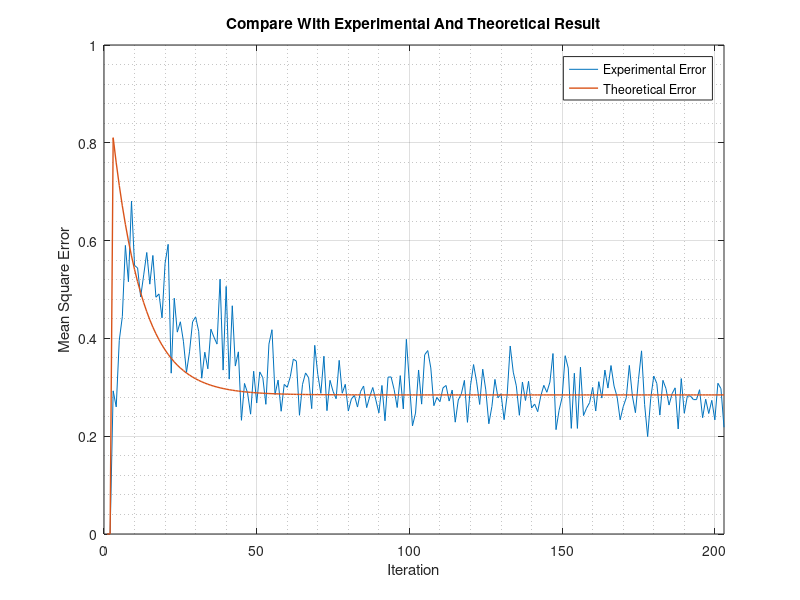

Here is the MATLAB script that generated this plot:
function function_6_17
% 6880 
% Zeyu Liu
% 2/18/2020
% Adaptive filter theory 5 edition 

% 6.17
% (a)
N=10000; % An enough big numbers of iteratrue will get better value
NV=10; % guess a initial number of noise variance
SDV=sqrt(NV);
u=zeros(N+3,1); 
a1=0.1; % AR parameter
a2=-0.8;
Tolerance=0.001; % the maximal acceptable error
MaxCycle=300; % The maximum updating cycle
error=Tolerance+1; % an initial error larger then the tolerance
mu=0.01; % like LMS learning parameter
k=1; % itialized number of cycles completed
while(abs(error)>Tolerance && k<MaxCycle)
    SDV=sqrt(NV);   
    for n=3:(N+3)
        u(n)=-a1*u(n-1)-a2*u(n-2)+randn(1)*SDV;
    end    
    error=(1-var(u(3:N+3))); % Calculate sample variance and desired variance
    NV=NV+mu*error; % adjust the noise variance to reduce error 
    k=k+1; % increment loop variable
end
if abs(error)>Tolerance % explaining why solution wasn't found
    fprintf('You need give a closer start value NV or more MaxCycle') 
    % systemVariance=var(u(3:N+3));
    NV
else
    % SampleProcessVariance=var(u(3:N+3)); 
    NV
    k
end
% NV = 0.2775

% (b)
N = 200;
nums = 100;
a1 = 0.1; % AR parameter
a2 = -0.8;
NV = 0.2775;
SDV = sqrt(NV);
mu = 0.05;

u = zeros(N+3,1);
f = zeros(N+3,1); 
A1 = zeros(N+3,1);
A2 = zeros(N+2,1);
J = zeros(N+3,1); 

for k = 1:nums
    W = zeros(2,N+3);
    for n = 3:N+3
        u(n) = a1*u(n-1)+a2*u(n-2)+randn(1)*SDV;
        f(n) = u(n)-W(1,n-1)*u(n-1)-W(2,n-1)*u(n-2);
        A1(n) =W(1,n-1);
        A2(n) =W(2,n-1);
        W(:,n)=W(:,n-1)+mu*f(n)*[u(n-1);u(n-2)];
    end
    J = J+f.^2;
end
st1 = sprintf('The estimated a1 is %.4f\n', sum(A1(100:N+3))/104); 
st2 = sprintf('The estimated a2 is %.4f\n', sum(A2(100:N+3))/104);
J = J/nums; 
x = 1:N+3;
subplot(2,2,[1,2])
plot(x,J,'linewidth',1);grid on;grid minor;xlim([0 N+3])
title('Learning curve, noisevariance = 0.2775');xlabel('Iterations');ylabel('Mean Squared Error')
subplot(2,2,3)
plot(x,A1,'linewidth',1);grid on;grid minor;xlim([0 N+3])
title('Process of estimate a1');xlabel(st1);ylabel('estiamte a1')
subplot(2,2,4)
plot(x,A2,'linewidth',1);grid on;grid minor;xlim([0 N+3])
title('Process of estimate a2');xlabel(st2);ylabel('estiamte a2')
pause;

% (c)(d)(e)
N = 200;
nums = 100;
a1 = 0.1; % AR parameter
a2 = -0.8;
NV = 0.2775;
SDV = sqrt(NV);
mu = 0.05;

u = zeros(N+3,1);
f = zeros(N+3,1); 
e1 = zeros(N+3,1);
e2 = zeros(N+3,1);
J = zeros(N+3,1);  % experiment error
JJ = zeros(N+3,1); % theoretical error

for k = 1:nums
    W = zeros(2,N+3);
    for n = 3:N+3
        u(n) = a1*u(n-1)+a2*u(n-2)+randn(1)*SDV;
        f(n) = u(n)-W(1,n-1)*u(n-1)-W(2,n-1)*u(n-2);
        e1(n) = a1-W(1,n-1);
        e2(n) = a2-W(2,n-1);
        W(:,n)=W(:,n-1)+mu*f(n)*[u(n-1);u(n-2)];
    end
    J = J+f.^2;
end
J = J/nums; % experiment error
for n = 3:N+3
    JJ(n) = (1-NV*(1+mu/2))*(1-mu)^(2*n)+NV*(1+mu/2) % theoretical error
end
x = 1:N+3;
grid on
grid minor
subplot(2,2,[1,2])
plot(x,(abs((fft(f)))).^2,'linewidth',1);xlim([0 N+3])
title('(c)Power Spectral of f') 
xlabel('Iterations') 
ylabel('Power Spectral Level')
grid on
grid minor
subplot(2,2,3)
plot(x,(abs((fft(e1)))).^2,'linewidth',1);xlim([0 N+3])
title('Power Spectral of \epsilon_1') 
xlabel('Frequency') 
ylabel('Power Spectral Level')
grid on
grid minor
subplot(2,2,4)
plot(x,(abs((fft(e2)))).^2,'linewidth',1);xlim([0 N+3])
title('Power Spectral of \epsilon_2') 
xlabel('Frequency') 
ylabel('Power Spectral Level')
grid on
grid minor
pause;

%(e)
subplot(1,1,1)
plot(x,J,x,JJ,'linewidth',1);xlim([0 N+3])
legend('Experimental Error','Theoretical Error')
title('Compare With Experimental And Theoretical Result') 
xlabel('Iteration') 
ylabel('Mean Square Error')
grid on
grid minor



